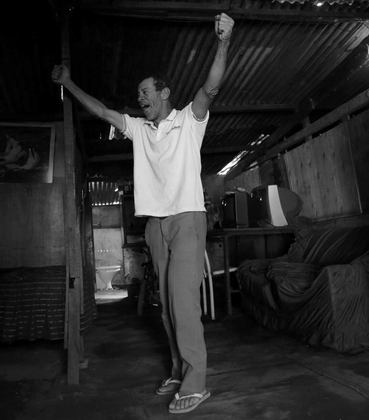
%> input picture images/test3.bmp, 369 x 420 px, shrunk from 774 x 882 before the run
$ octave taskC.m   (GNU Octave 9; MATLAB toolbox functions it lacks are replaced by stand-ins)
%> lines starting %> are read from the running program, lines starting %| are printed output that depends on the picture
%{
  Script for Task C of EE4704 Project
  Student: PANKAJ BHOOTRA
  Matric No.: A0144919W
%}

%% Question C1

img = imread('images\test3.bmp');
%> img is the input picture: size 420x369 uint8; min 0, max 255, mean 42.1
img_enhanced = histeq(img, 256);
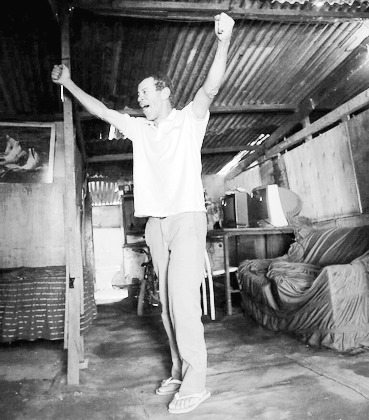
%> img_enhanced: size 420x369 uint8; min 7, max 255, mean 128.7

%% Question C2

keypoints = [11 51; 23 70; 34 120; 59 200];
img_C = htrans(img, keypoints);

function Iout = htrans(Iin, keypoints)
%> called with keypoints = [11 51; 23 70; 34 120; 59 200]
  % Determine number of keypoints in input
  N_K = size(keypoints, 1);
  % Initialise an array to store all N_K-1 slope values
  slopes = zeros(1, N_K-1);
  % Calculate all N_K-1 slope values
  for i = 1:(N_K-1)
      dx = keypoints(i+1, 1) - keypoints(i, 1);
      dy = keypoints(i+1, 2) - keypoints(i, 2);
      slopes(1,i) = double(dy)/double(dx);
  end
  % Get a list of all the original image keypoints/gray levels
  r = keypoints(:, 1)';
  % Get a list of all the targeted image keypoints/gray levels
  s = keypoints(:, 2)';
  % If 0 in original image is not mapped, add 0,0 keypoint
  if r(1) ~= 0
      r = [0, r];
      s = [0, s];
      slopes = [double(s(2))/double(r(2)), slopes];
  end
  % If 255 in original image is not mapped, add 255,255 keypoint
  if r(end) ~= 255
      r = [r, 255];
      s = [s, 255];
      slopes = [slopes, double(s(end) - s(end-1))/double(r(end) - r(end-1))];
  end
  % Safety check to prevent out of range
  slopes = [slopes, 0];
  % Get size of input image
  [M, N] = size(Iin);
%> M = 420; N = 369
  % Initialize output image to all zeros
  Iout = zeros(M, N);
  % For every value in input image, determine which range it belongs to and
  % accordingly, apply the corresponding mapping
  for i = 1:M
      for j = 1:N
          rangeIndex = 1;
          for k = 2:size(r, 2)
              if Iin(i, j) >= r(k)
                  rangeIndex = k;
              end
          end
          Iout(i, j) = slopes(rangeIndex) * (Iin(i, j) - r(rangeIndex)) + s(rangeIndex);
      end
  end
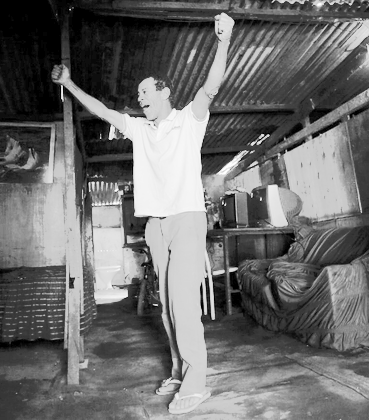
%> Iout: size 420x369 double; min 0, max 255, mean 109.3
%> `img_C = htrans(img, keypoints);`:
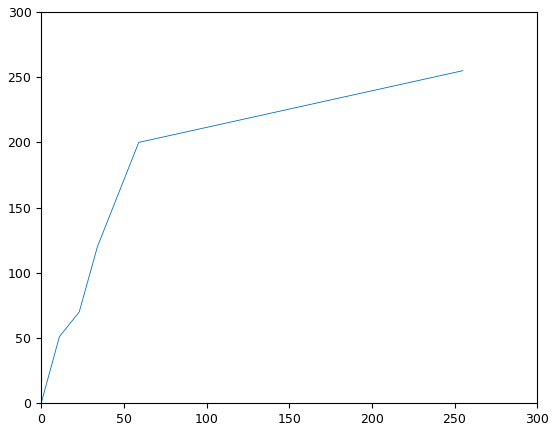
%> figure redrawn from the program's plot data
  % Plot transformation function
  plot(r,s);
end

$ run again, with images/test2.bmp copied over images/test3.bmp
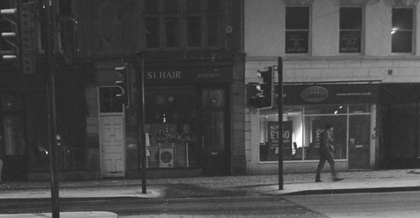
%> input picture images/test2.bmp, 420 x 218 px, shrunk from 662 x 344 before the run
%> img is the input picture: size 218x420 uint8; min 29, max 255, mean 71
%> `img_enhanced = histeq(img, 256);`:
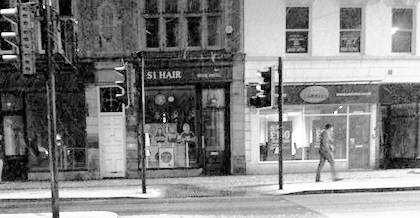
%> img_enhanced: size 218x420 uint8; min 0, max 255, mean 129.6
%> after the loop in htrans, `for i = 1:M`:
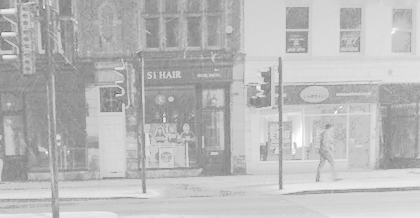
%> Iout: size 218x420 double; min 97, max 255, mean 186.2

$ run again, with images/a1.jpg saved as images/test3.bmp
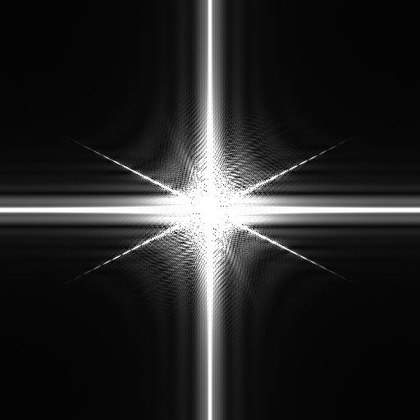
%> input picture images/a1.jpg, 420 x 420 px, shrunk from 512 x 512 before the run
%> img is the input picture: size 420x420 uint8; min 1, max 255, mean 36.3
%> `img_enhanced = histeq(img, 256);`:
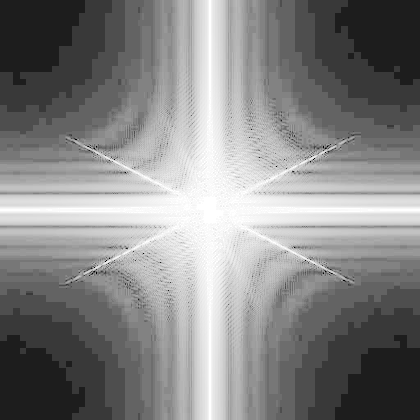
%> img_enhanced: size 420x420 uint8; min 0, max 255, mean 133.2
%> after the loop in htrans, `for i = 1:M`:
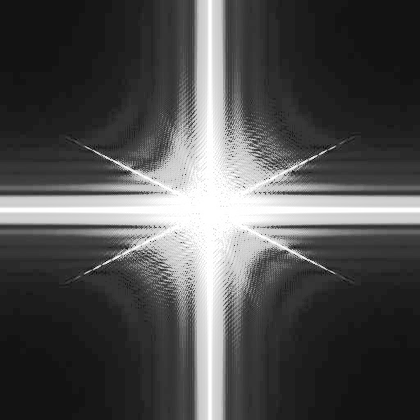
%> Iout: size 420x420 double; min 5, max 255, mean 78.9
